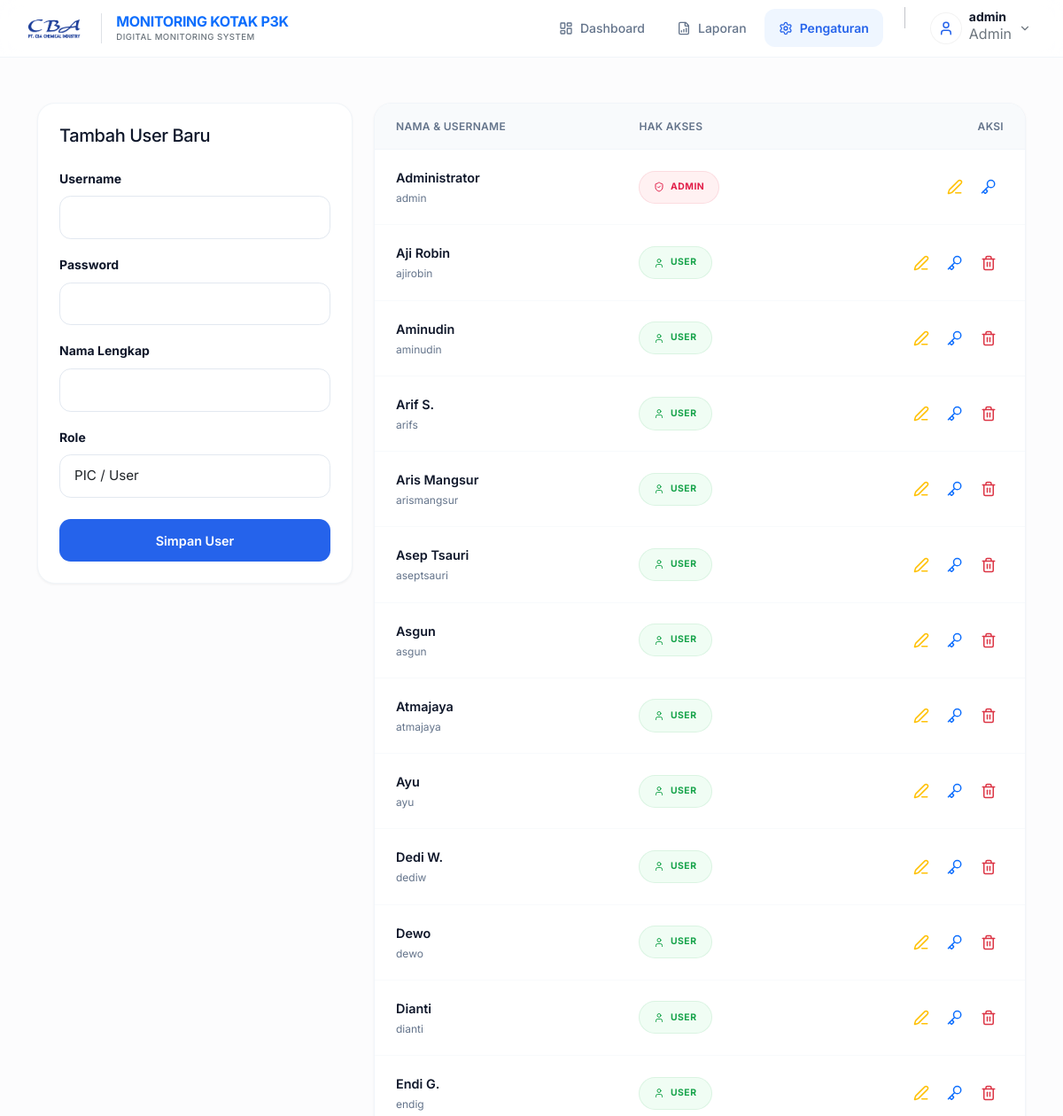
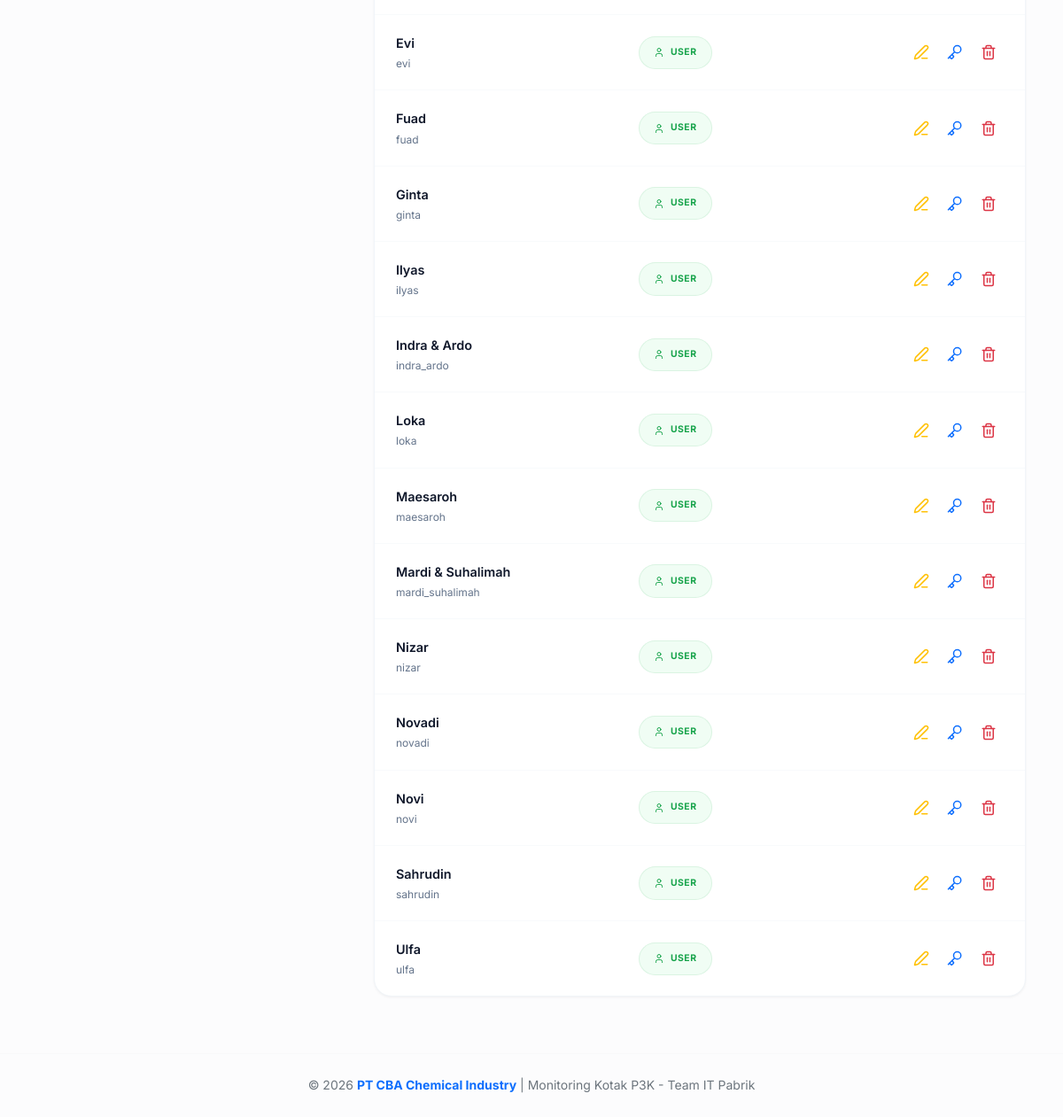
/pengaturan.php (signed in), run on the app's committed database (2 pictures, top to bottom).
### tables this page shows
CREATE TABLE `users` (
  `id` int(11) NOT NULL,
  `username` varchar(100) NOT NULL,
  `pass` varchar(100) NOT NULL,
  `nama` varchar(200) DEFAULT NULL,
  `email` varchar(200) DEFAULT NULL,
  `status` enum('Aktif','Non-Aktif') DEFAULT 'Aktif',
  `role` enum('Admin','User') DEFAULT 'User',
  `created_at` datetime DEFAULT current_timestamp()
);

### pengaturan.php (the view, shortened to what this page needs)
<?php
include "db.php";
$user_query = mysqli_query($conn, "SELECT id, username, nama, role, status, created_at FROM users ORDER BY role ASC, nama ASC");
$user_list = [];
while ($row = mysqli_fetch_assoc($user_query)) {
    $user_list[] = $row;
}
?>
<!DOCTYPE html>
<html lang="id">
<head>
    <link href="https://cdn.jsdelivr.net/npm/bootstrap@5.3.2/dist/css/bootstrap.min.css" rel="stylesheet">
    <link rel="stylesheet" href="assets/css/style.css">
</head>
<body>
    <nav class="navbar glass-navbar fixed-top py-2">
        <div class="container-fluid px-4">
            <a href="dashboard.php" class="d-flex align-items-center gap-3 text-decoration-none">
                <img src="assets/images/cba-text.png" alt="Logo CBA" style="height: 35px; width: auto;">
                <div class="brand-text border-start ps-3 d-none d-sm-block">
                    <h1 class="h6 mb-0 fw-bold tracking-tight text-primary">MONITORING KOTAK P3K</h1>
                    <p class="text-secondary tiny mb-0 fw-medium" style="font-size: 0.6rem; letter-spacing: 0.05em;">
                        DIGITAL MONITORING SYSTEM</p>
                </div>
            </a>
            <div class="d-flex align-items-center gap-4">
                <nav class="d-none d-md-flex align-items-center gap-1">
                    <a href="dashboard.php" class="nav-link-premium">
                        <i data-lucide="layout-dashboard" style="width:16px;"></i>
                        Dashboard
                    </a>
                    <?php if ($_SESSION['role'] == 'Admin'): ?>
                        <a href="laporan.php" class="nav-link-premium">
                            <i data-lucide="file-bar-chart" style="width:16px;"></i>
                            Laporan
                        </a>
                        <a href="pengaturan.php" class="nav-link-premium active">
                            <i data-lucide="settings" style="width:16px;"></i>
                            Pengaturan
                        </a>
                    <?php endif; ?>
                </nav>
                <div class="dropdown">
                    <div class="user-profile-trigger d-flex align-items-center gap-2" data-bs-toggle="dropdown"
                        role="button">
                        <div class="avatar-circle bg-accent-light text-accent rounded-circle d-flex align-items-center justify-content-center"
                            style="width: 36px; height: 36px;">
                            <i data-lucide="user" style="width:18px;"></i>
                        </div>
                        <div class="d-none d-lg-block">
                            <p class="small fw-bold mb-0 lh-1"><?= htmlspecialchars($_SESSION['username']) ?></p>
                            <p class="text-secondary tiny mb-0"><?= $_SESSION['role'] ?></p>
                        </div>
                        <i data-lucide="chevron-down" class="text-secondary" style="width:14px;"></i>
                    </div>
                </div>
            </div>
        </div>
    </nav>
    <div class="container py-3" style="margin-top: 100px; padding-bottom: 100px;">
        <div class="row g-4">
            <div class="col-md-4">
                <div class="glass-card p-4">
                    <h4 class="h5 mb-4">Tambah User Baru</h4>
                    <form action="" method="POST">
                        <div class="mb-3">
                            <label class="form-label small fw-bold">Username</label>
                            <input type="text" name="username" class="form-control" required>
                        </div>
                        <div class="mb-3">
                            <label class="form-label small fw-bold">Password</label>
                            <input type="password" name="pass" class="form-control" required>
                        </div>
                        <div class="mb-3">
                            <label class="form-label small fw-bold">Nama Lengkap</label>
                            <input type="text" name="nama" class="form-control" required>
                        </div>
                        <div class="mb-4">
                            <label class="form-label small fw-bold">Role</label>
                            <select name="role" class="form-control" required>
                                <option value="User">PIC / User</option>
                            </select>
                        </div>
                        <button type="submit" name="add_user" class="btn-premium w-100 justify-content-center">Simpan
                            User</button>
                    </form>
                </div>
            </div>
            <div class="col-md-8">
                <div class="glass-card overflow-hidden">
                    <div class="table-responsive">
                        <table class="table-premium">
                            <thead>
                                <tr>
                                    <th>NAMA & USERNAME</th>
                                    <th>HAK AKSES</th>
                                    <th class="text-end">AKSI</th>
                                </tr>
                            </thead>
                            <tbody>
                                <?php foreach ($user_list as $u): ?>
                                    <tr>
                                        <td>
                                            <span class="row-title"><?= htmlspecialchars($u['nama']) ?></span>
                                            <span class="row-subtitle"><?= htmlspecialchars($u['username']) ?></span>
                                        </td>
                                        <td>
                                            <span
                                                class="badge-status <?= $u['role'] == 'Admin' ? 'badge-critical' : 'badge-success' ?>">
                                                <i data-lucide="<?= $u['role'] == 'Admin' ? 'shield-check' : 'user' ?>"
                                                    style="width:12px;"></i>
                                                <?= $u['role'] ?>
                                            </span>
                                        </td>
                                        <td class="text-end">
                                            <div class="d-flex justify-content-end gap-1">
                                                <button type="button"
                                                    class="btn btn-sm btn-outline-warning border-0 rounded-3 p-2"
                                                    data-bs-toggle="modal" data-bs-target="#editUserModal<?= $u['id'] ?>">
                                                    <i data-lucide="edit-3" style="width:18px;"></i>
                                                </button>
                                                <button type="button"
                                                    class="btn btn-sm btn-outline-primary border-0 rounded-3 p-2"
                                                    data-bs-toggle="modal" data-bs-target="#resetPassModal<?= $u['id'] ?>">
                                                    <i data-lucide="key" style="width:18px;"></i>
                                                </button>
                                                <?php if ($u['id'] != $_SESSION['id']): ?>
                                                    <form id="deleteUserForm<?= $u['id'] ?>" action="" method="POST"
                                                        class="mb-0">
                                                        <button type="button"
                                                            onclick="confirmDeleteUser(<?= $u['id'] ?>, '<?= htmlspecialchars($u['nama']) ?>')"
                                                            class="btn btn-sm btn-outline-danger border-0 rounded-3 p-2">
                                                            <i data-lucide="trash-2" style="width:18px;"></i>
                                                        </button>
                                                    </form>
                                                <?php endif; ?>
                                            </div>
                                        </td>
                                    </tr>
                                <?php endforeach; ?>
                            </tbody>
                        </table>
                    </div>
                </div>
            </div>
        </div>
    </div>
    <footer class="py-4 mt-5 border-top border-light text-center">
        <div class="container-fluid px-4">
            <p class="text-secondary small mb-0">&copy; <?= date('Y') ?> <span class="fw-bold text-primary">PT CBA
                    Chemical Industry</span> | Monitoring Kotak P3K - Team IT Pabrik</p>
        </div>
    </footer>
</body>
</html>

### assets/css/style.css (style rules this page uses)
html { height: 100%; }
:root { --primary: #0f172a; --accent: #2563eb; --accent-light: #eff6ff; --secondary: #64748b; --bg-main: #fcfcfd; --white: #ffffff; --danger: #ef4444; --success: #10b981; --warning: #f59e0b; --glass: rgba(255, 255, 255, 0.95); --glass-border: #f1f5f9; --shadow-sm: 0 1px 3px rgba(0,0,0,0.05); --shadow: 0 4px 6px -1px rgba(0,0,0,0.02), 0 2px 4px -2px rgba(0,0,0,0.02); --shadow-lg: 0 20px 25px -5px rgba(0,0,0,0.03), 0 10px 10px -5px rgba(0,0,0,0.01); }
* { margin: 0; padding: 0; box-sizing: border-box; font-family: 'Inter', sans-serif; }
body { background-color: var(--bg-main); color: var(--primary); line-height: 1.6; -webkit-font-smoothing: antialiased; overflow-x: hidden; display: flex; flex-direction: column; min-height: 100vh; }
main, .main-content, .container, .container-fluid { flex: 1 0 auto; }
.glass-card { background: var(--white); border: 1px solid var(--glass-border); border-radius: 1.25rem; box-shadow: var(--shadow-sm); transition: all 0.3s cubic-bezier(0.4, 0, 0.2, 1); }
.glass-navbar { background: rgba(255, 255, 255, 0.8); backdrop-filter: blur(12px); -webkit-backdrop-filter: blur(12px); border-bottom: 1px solid var(--glass-border); }
h1, h2, h3, h4, h5, h6 { font-weight: 700; color: var(--primary); letter-spacing: -0.02em; }
.text-accent { color: var(--accent); }
footer { margin-top: auto; width: 100%; }
.btn-premium { background: var(--accent); color: white; padding: 0.8rem 1.6rem; border-radius: 0.8rem; font-weight: 600; transition: all 0.2s cubic-bezier(0.4, 0, 0.2, 1); border: none; display: inline-flex; align-items: center; gap: 0.6rem; font-size: 0.9rem; }
.badge-status { padding: 0.35rem 1rem; border-radius: 100px; font-size: 0.65rem; font-weight: 700; text-transform: uppercase; letter-spacing: 0.05em; display: inline-flex; align-items: center; gap: 0.4rem; }
.badge-critical { background: #fff1f2; color: #e11d48; border: 1px solid rgba(225, 29, 72, 0.1); }
.badge-success { background: #f0fdf4; color: #16a34a; border: 1px solid rgba(22, 163, 74, 0.1); }
.table-premium { width: 100%; border-collapse: separate; border-spacing: 0; }
.table-premium thead tr { background: #f8fafc; }
.table-premium thead th { background: #f8fafc; color: var(--secondary); font-weight: 600; text-transform: uppercase; font-size: 0.75rem; letter-spacing: 0.025em; padding: 1rem 1.5rem; border-bottom: 1px solid #f1f5f9; }
.table-premium thead th:first-child { border-top-left-radius: 0.75rem; }
.table-premium thead th:last-child { border-top-right-radius: 0.75rem; }
.table-premium tbody td { padding: 1.25rem 1.5rem; border-bottom: 1px solid #f8fafc; font-size: 0.9rem; color: var(--primary); transition: background 0.2s; }
.table-premium tbody tr:last-child td { border-bottom: none; }
.table-premium .row-title { font-weight: 600; color: var(--primary); display: block; }
.table-premium .row-subtitle { display: block; font-size: 0.75rem; color: var(--secondary); font-weight: 400; margin-top: 2px; }
.form-control { border-radius: 0.8rem; padding: 0.75rem 1rem; border: 1px solid #e2e8f0; background: #fff; font-size: 0.95rem; transition: all 0.2s; }
.nav-link-premium { display: flex; align-items: center; gap: 0.5rem; padding: 0.6rem 1rem; border-radius: 0.75rem; color: var(--secondary); font-weight: 500; font-size: 0.875rem; transition: all 0.2s; text-decoration: none; }
.nav-link-premium.active { color: var(--accent); background: var(--accent-light); font-weight: 600; }
.user-profile-trigger { cursor: pointer; padding: 0.25rem; padding-right: 0.75rem; border-radius: 2rem; transition: all 0.2s; }
.avatar-circle { box-shadow: inset 0 0 0 1px rgba(0,0,0,0.05); }

### data on the page
users: nama "Administrator", username "admin", role "ADMIN"
users: nama "Aji Robin", username "ajirobin", role "USER"
users: nama "Aminudin", username "aminudin", role "USER"
users: nama "Arif S.", username "arifs", role "USER"
users: nama "Aris Mangsur", username "arismangsur", role "USER"
users: nama "Asep Tsauri", username "aseptsauri", role "USER"
users: nama "Asgun", username "asgun", role "USER"
users: nama "Atmajaya", username "atmajaya", role "USER"
users: nama "Ayu", username "ayu", role "USER"
users: nama "Dedi W.", username "dediw", role "USER"
users: nama "Dewo", username "dewo", role "USER"
users: nama "Dianti", username "dianti", role "USER"
users: nama "Endi G.", username "endig", role "USER"
users: nama "Evi", username "evi", role "USER"
users: nama "Fuad", username "fuad", role "USER"
users: nama "Ginta", username "ginta", role "USER"
users: nama "Ilyas", username "ilyas", role "USER"
users: nama "Indra & Ardo", username "indra_ardo", role "USER"
users: nama "Loka", username "loka", role "USER"
users: nama "Maesaroh", username "maesaroh", role "USER"
users: nama "Mardi & Suhalimah", username "mardi_suhalimah", role "USER"
users: nama "Nizar", username "nizar", role "USER"
users: nama "Novadi", username "novadi", role "USER"
users: nama "Novi", username "novi", role "USER"
users: nama "Sahrudin", username "sahrudin", role "USER"
users: nama "Ulfa", username "ulfa", role "USER"

### other printed values
$_SESSION['username'] "admin"
$_SESSION['role'] "Admin"
